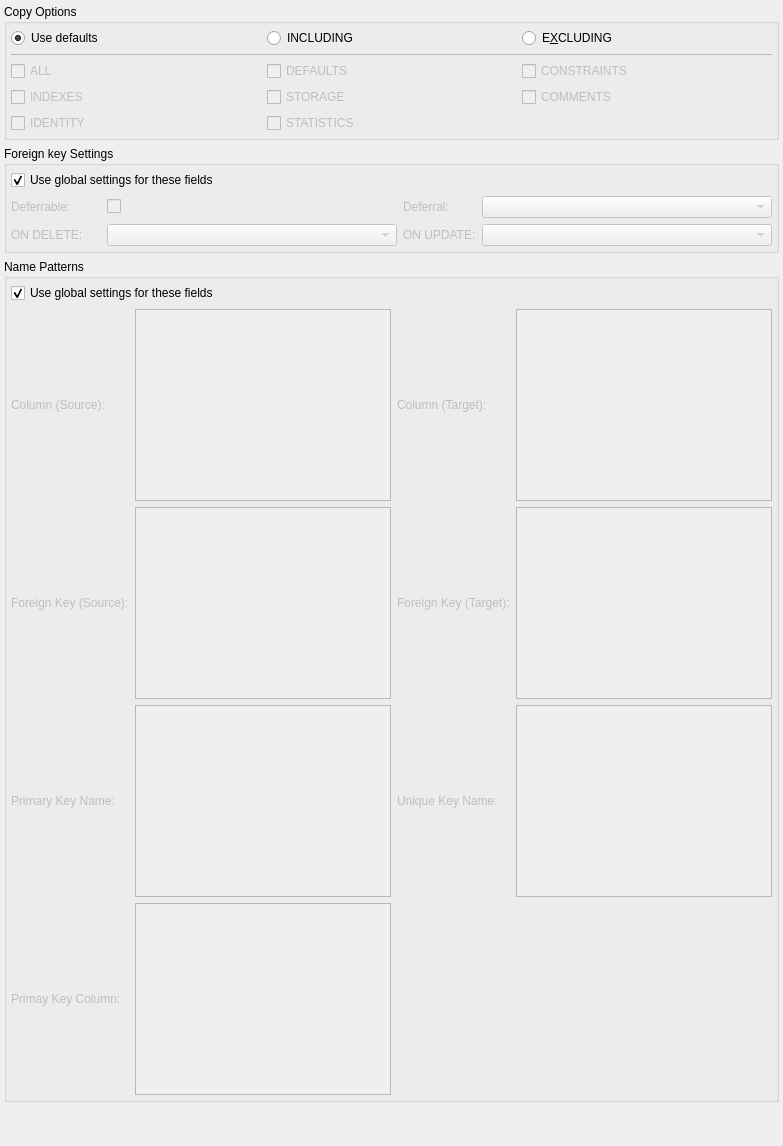
     <widget class="QWidget" name="tab_6">
      <attribute name="title">
       <string>Settings</string>
      </attribute>
      <layout class="QGridLayout" name="gridLayout_2">
       <property name="leftMargin">
        <number>4</number>
       </property>
       <property name="topMargin">
        <number>4</number>
       </property>
       <property name="rightMargin">
        <number>4</number>
       </property>
       <property name="bottomMargin">
        <number>4</number>
       </property>
       <item row="2" column="0">
        <widget class="QGroupBox" name="name_patterns_grp">
         <property name="sizePolicy">
          <sizepolicy hsizetype="Preferred" vsizetype="Expanding">
           <horstretch>0</horstretch>
           <verstretch>0</verstretch>
          </sizepolicy>
         </property>
         <property name="font">
          <font>
           <italic>false</italic>
          </font>
         </property>
         <property name="title">
          <string>Name Patterns</string>
         </property>
         <property name="checkable">
          <bool>false</bool>
         </property>
         <layout class="QVBoxLayout" name="verticalLayout">
          <property name="leftMargin">
           <number>4</number>
          </property>
          <property name="topMargin">
           <number>4</number>
          </property>
          <property name="rightMargin">
           <number>4</number>
          </property>
          <property name="bottomMargin">
           <number>4</number>
          </property>
          <item>
           <widget class="QCheckBox" name="patterns_gconf_chk">
            <property name="toolTip">
             <string>Use the values defined on settings dialogs for the fields below</string>
            </property>
            <property name="text">
             <string>Use global settings for these fields</string>
            </property>
            <property name="checked">
             <bool>true</bool>
            </property>
           </widget>
          </item>
          <item>
           <widget class="QWidget" name="patterns_wgt" native="true">
            <property name="enabled">
             <bool>false</bool>
            </property>
            <layout class="QGridLayout" name="gridLayout_6">
             <property name="leftMargin">
              <number>0</number>
             </property>
             <property name="topMargin">
              <number>0</number>
             </property>
             <property name="rightMargin">
              <number>0</number>
             </property>
             <property name="bottomMargin">
              <number>0</number>
             </property>
             <item row="0" column="0">
              <widget class="QLabel" name="src_col_pattern_lbl">
               <property name="toolTip">
                <string>Pattern for columns generated based upon reference table's pk (1-1 and 1-n) or based upon source table's pk (n-n).</string>
               </property>
               <property name="text">
                <string>Column (Source):</string>
               </property>
              </widget>
             </item>
             <item row="0" column="2">
              <widget class="QLabel" name="dst_col_pattern_lbl">
               <property name="toolTip">
                <string>Pattern for columns generated based upon target table's pk (n-n).</string>
               </property>
               <property name="text">
                <string>Column (Target):</string>
               </property>
              </widget>
             </item>
             <item row="1" column="0">
              <widget class="QLabel" name="src_fk_pattern_lbl">
               <property name="toolTip">
                <string>Pattern for foreign key generated based upon reference table's pk (1-1 and 1-n) or based upon source table's pk (n-n).</string>
               </property>
               <property name="text">
                <string>Foreign Key (Source):</string>
               </property>
              </widget>
             </item>
             <item row="1" column="2">
              <widget class="QLabel" name="dst_fk_pattern_lbl">
               <property name="toolTip">
                <string>Pattern for foreign key generated based upon target table's pk (n-n).</string>
               </property>
               <property name="text">
                <string>Foreign Key (Target):</string>
               </property>
              </widget>
             </item>
             <item row="2" column="0">
              <widget class="QLabel" name="pk_pattern_lbl">
               <property name="toolTip">
                <string>Pattern for primary key generated by identifier relationship.</string>
               </property>
               <property name="text">
                <string>Primary Key Name:</string>
               </property>
              </widget>
             </item>
             <item row="2" column="2">
              <widget class="QLabel" name="uq_pattern_lbl">
               <property name="toolTip">
                <string>Pattern for unique key generated by the relationship.</string>
               </property>
               <property name="text">
                <string>Unique Key Name:</string>
               </property>
              </widget>
             </item>
             <item row="3" column="0">
              <widget class="QLabel" name="pk_col_pattern_lbl">
               <property name="toolTip">
                <string>Pattern for primary key generated by identifier relationship.</string>
               </property>
               <property name="text">
                <string>Primay Key Column:</string>
               </property>
              </widget>
             </item>
             <item row="0" column="1">
              <widget class="QPlainTextEdit" name="src_col_pattern_txt">
               <property name="sizePolicy">
                <sizepolicy hsizetype="Expanding" vsizetype="Fixed">
                 <horstretch>0</horstretch>
                 <verstretch>0</verstretch>
                </sizepolicy>
               </property>
               <property name="minimumSize">
                <size>
                 <width>0</width>
                 <height>0</height>
                </size>
               </property>
               <property name="maximumSize">
                <size>
                 <width>16777215</width>
                 <height>16777215</height>
                </size>
               </property>
               <property name="verticalScrollBarPolicy">
                <enum>Qt::ScrollBarAlwaysOff</enum>
               </property>
               <property name="horizontalScrollBarPolicy">
                <enum>Qt::ScrollBarAlwaysOff</enum>
               </property>
              </widget>
             </item>
             <item row="1" column="1">
              <widget class="QPlainTextEdit" name="src_fk_pattern_txt">
               <property name="sizePolicy">
                <sizepolicy hsizetype="Expanding" vsizetype="Fixed">
                 <horstretch>0</horstretch>
                 <verstretch>0</verstretch>
                </sizepolicy>
               </property>
               <property name="minimumSize">
                <size>
                 <width>0</width>
                 <height>0</height>
                </size>
               </property>
               <property name="maximumSize">
                <size>
                 <width>16777215</width>
                 <height>16777215</height>
                </size>
               </property>
               <property name="verticalScrollBarPolicy">
                <enum>Qt::ScrollBarAlwaysOff</enum>
               </property>
               <property name="horizontalScrollBarPolicy">
                <enum>Qt::ScrollBarAlwaysOff</enum>
               </property>
              </widget>
             </item>
             <item row="2" column="1">
              <widget class="QPlainTextEdit" name="pk_pattern_txt">
               <property name="sizePolicy">
                <sizepolicy hsizetype="Expanding" vsizetype="Fixed">
                 <horstretch>0</horstretch>
                 <verstretch>0</verstretch>
                </sizepolicy>
               </property>
               <property name="minimumSize">
                <size>
                 <width>0</width>
                 <height>0</height>
                </size>
               </property>
               <property name="maximumSize">
                <size>
                 <width>16777215</width>
                 <height>16777215</height>
                </size>
               </property>
               <property name="verticalScrollBarPolicy">
                <enum>Qt::ScrollBarAlwaysOff</enum>
               </property>
               <property name="horizontalScrollBarPolicy">
                <enum>Qt::ScrollBarAlwaysOff</enum>
               </property>
              </widget>
             </item>
             <item row="3" column="1">
              <widget class="QPlainTextEdit" name="pk_col_pattern_txt">
               <property name="sizePolicy">
                <sizepolicy hsizetype="Expanding" vsizetype="Fixed">
                 <horstretch>0</horstretch>
                 <verstretch>0</verstretch>
                </sizepolicy>
               </property>
               <property name="minimumSize">
                <size>
                 <width>0</width>
                 <height>0</height>
                </size>
               </property>
               <property name="maximumSize">
                <size>
                 <width>16777215</width>
                 <height>16777215</height>
                </size>
               </property>
               <property name="verticalScrollBarPolicy">
                <enum>Qt::ScrollBarAlwaysOff</enum>
               </property>
               <property name="horizontalScrollBarPolicy">
                <enum>Qt::ScrollBarAlwaysOff</enum>
               </property>
              </widget>
             </item>
             <item row="0" column="3">
              <widget class="QPlainTextEdit" name="dst_col_pattern_txt">
               <property name="sizePolicy">
                <sizepolicy hsizetype="Expanding" vsizetype="Fixed">
                 <horstretch>0</horstretch>
                 <verstretch>0</verstretch>
                </sizepolicy>
               </property>
               <property name="minimumSize">
                <size>
                 <width>0</width>
                 <height>0</height>
                </size>
               </property>
               <property name="maximumSize">
                <size>
                 <width>16777215</width>
                 <height>16777215</height>
                </size>
               </property>
               <property name="verticalScrollBarPolicy">
                <enum>Qt::ScrollBarAlwaysOff</enum>
               </property>
               <property name="horizontalScrollBarPolicy">
                <enum>Qt::ScrollBarAlwaysOff</enum>
               </property>
              </widget>
             </item>
             <item row="1" column="3">
              <widget class="QPlainTextEdit" name="dst_fk_pattern_txt">
               <property name="sizePolicy">
                <sizepolicy hsizetype="Expanding" vsizetype="Fixed">
                 <horstretch>0</horstretch>
                 <verstretch>0</verstretch>
                </sizepolicy>
               </property>
               <property name="minimumSize">
                <size>
                 <width>0</width>
                 <height>0</height>
                </size>
               </property>
               <property name="maximumSize">
                <size>
                 <width>16777215</width>
                 <height>16777215</height>
                </size>
               </property>
               <property name="verticalScrollBarPolicy">
                <enum>Qt::ScrollBarAlwaysOff</enum>
               </property>
               <property name="horizontalScrollBarPolicy">
                <enum>Qt::ScrollBarAlwaysOff</enum>
               </property>
              </widget>
             </item>
             <item row="2" column="3">
              <widget class="QPlainTextEdit" name="uq_pattern_txt">
               <property name="sizePolicy">
                <sizepolicy hsizetype="Expanding" vsizetype="Fixed">
                 <horstretch>0</horstretch>
                 <verstretch>0</verstretch>
                </sizepolicy>
               </property>
               <property name="minimumSize">
                <size>
                 <width>0</width>
                 <height>0</height>
                </size>
               </property>
               <property name="maximumSize">
                <size>
                 <width>16777215</width>
                 <height>16777215</height>
                </size>
               </property>
               <property name="verticalScrollBarPolicy">
                <enum>Qt::ScrollBarAlwaysOff</enum>
               </property>
               <property name="horizontalScrollBarPolicy">
                <enum>Qt::ScrollBarAlwaysOff</enum>
               </property>
              </widget>
             </item>
            </layout>
           </widget>
          </item>
         </layout>
        </widget>
       </item>
       <item row="1" column="0">
        <widget class="QGroupBox" name="foreign_key_gb">
         <property name="sizePolicy">
          <sizepolicy hsizetype="Expanding" vsizetype="Fixed">
           <horstretch>0</horstretch>
           <verstretch>0</verstretch>
          </sizepolicy>
         </property>
         <property name="title">
          <string>Foreign key Settings</string>
         </property>
         <property name="checkable">
          <bool>false</bool>
         </property>
         <property name="checked">
          <bool>false</bool>
         </property>
         <layout class="QVBoxLayout" name="verticalLayout_2">
          <property name="spacing">
           <number>6</number>
          </property>
          <property name="leftMargin">
           <number>4</number>
          </property>
          <property name="topMargin">
           <number>4</number>
          </property>
          <property name="rightMargin">
           <number>4</number>
          </property>
          <property name="bottomMargin">
           <number>4</number>
          </property>
          <item>
           <widget class="QCheckBox" name="fk_gconf_chk">
            <property name="enabled">
             <bool>true</bool>
            </property>
            <property name="toolTip">
             <string>Use the values defined on settings dialogs for the fields below</string>
            </property>
            <property name="text">
             <string>Use global settings for these fields</string>
            </property>
            <property name="checked">
             <bool>true</bool>
            </property>
           </widget>
          </item>
          <item>
           <widget class="QWidget" name="fk_wgt" native="true">
            <property name="enabled">
             <bool>false</bool>
            </property>
            <property name="minimumSize">
             <size>
              <width>0</width>
              <height>20</height>
             </size>
            </property>
            <layout class="QGridLayout" name="gridLayout_5">
             <property name="leftMargin">
              <number>0</number>
             </property>
             <property name="topMargin">
              <number>0</number>
             </property>
             <property name="rightMargin">
              <number>0</number>
             </property>
             <property name="bottomMargin">
              <number>0</number>
             </property>
             <property name="horizontalSpacing">
              <number>6</number>
             </property>
             <item row="0" column="0">
              <widget class="QLabel" name="deferrable_lbl">
               <property name="sizePolicy">
                <sizepolicy hsizetype="Preferred" vsizetype="Fixed">
                 <horstretch>0</horstretch>
                 <verstretch>0</verstretch>
                </sizepolicy>
               </property>
               <property name="minimumSize">
                <size>
                 <width>90</width>
                 <height>0</height>
                </size>
               </property>
               <property name="maximumSize">
                <size>
                 <width>90</width>
                 <height>16777215</height>
                </size>
               </property>
               <property name="text">
                <string>Deferrable:</string>
               </property>
              </widget>
             </item>
             <item row="0" column="1">
              <widget class="QCheckBox" name="deferrable_chk">
               <property name="sizePolicy">
                <sizepolicy hsizetype="Expanding" vsizetype="Fixed">
                 <horstretch>0</horstretch>
                 <verstretch>0</verstretch>
                </sizepolicy>
               </property>
               <property name="minimumSize">
                <size>
                 <width>0</width>
                 <height>0</height>
                </size>
               </property>
               <property name="maximumSize">
                <size>
                 <width>16777215</width>
                 <height>16777215</height>
                </size>
               </property>
               <property name="text">
                <string/>
               </property>
              </widget>
             </item>
             <item row="0" column="2">
              <widget class="QLabel" name="deferral_lbl">
               <property name="enabled">
                <bool>false</bool>
               </property>
               <property name="sizePolicy">
                <sizepolicy hsizetype="Preferred" vsizetype="Fixed">
                 <horstretch>0</horstretch>
                 <verstretch>0</verstretch>
                </sizepolicy>
               </property>
               <property name="minimumSize">
                <size>
                 <width>0</width>
                 <height>0</height>
                </size>
               </property>
               <property name="maximumSize">
                <size>
                 <width>16777215</width>
                 <height>16777215</height>
                </size>
               </property>
               <property name="text">
                <string>Deferral:</string>
               </property>
              </widget>
             </item>
             <item row="0" column="3">
              <widget class="QComboBox" name="deferral_cmb">
               <property name="enabled">
                <bool>false</bool>
               </property>
               <property name="sizePolicy">
                <sizepolicy hsizetype="Expanding" vsizetype="Fixed">
                 <horstretch>0</horstretch>
                 <verstretch>0</verstretch>
                </sizepolicy>
               </property>
               <property name="minimumSize">
                <size>
                 <width>0</width>
                 <height>0</height>
                </size>
               </property>
               <property name="maximumSize">
                <size>
                 <width>16777215</width>
                 <height>16777215</height>
                </size>
               </property>
               <property name="sizeAdjustPolicy">
                <enum>QComboBox::AdjustToContents</enum>
               </property>
              </widget>
             </item>
             <item row="1" column="0">
              <widget class="QLabel" name="on_delete_lbl">
               <property name="text">
                <string>ON DELETE:</string>
               </property>
              </widget>
             </item>
             <item row="1" column="1">
              <widget class="QComboBox" name="del_action_cmb"/>
             </item>
             <item row="1" column="2">
              <widget class="QLabel" name="on_update_lbl">
               <property name="text">
                <string>ON UPDATE:</string>
               </property>
              </widget>
             </item>
             <item row="1" column="3">
              <widget class="QComboBox" name="upd_action_cmb"/>
             </item>
            </layout>
           </widget>
          </item>
         </layout>
        </widget>
       </item>
       <item row="0" column="0">
        <widget class="QGroupBox" name="copy_options_grp">
         <property name="sizePolicy">
          <sizepolicy hsizetype="Preferred" vsizetype="Fixed">
           <horstretch>0</horstretch>
           <verstretch>0</verstretch>
          </sizepolicy>
         </property>
         <property name="title">
          <string>Copy Options</string>
         </property>
         <layout class="QGridLayout" name="gridLayout_4">
          <property name="leftMargin">
           <number>4</number>
          </property>
          <property name="topMargin">
           <number>4</number>
          </property>
          <property name="rightMargin">
           <number>4</number>
          </property>
          <property name="bottomMargin">
           <number>4</number>
          </property>
          <item row="3" column="0">
           <widget class="QCheckBox" name="indexes_chk">
            <property name="enabled">
             <bool>false</bool>
            </property>
            <property name="text">
             <string>INDEXES</string>
            </property>
           </widget>
          </item>
          <item row="3" column="2">
           <widget class="QCheckBox" name="comments_chk">
            <property name="enabled">
             <bool>false</bool>
            </property>
            <property name="text">
             <string>COMMENTS</string>
            </property>
           </widget>
          </item>
          <item row="0" column="1">
           <widget class="QRadioButton" name="including_rb">
            <property name="text">
             <string>INCLUDING</string>
            </property>
           </widget>
          </item>
          <item row="2" column="1">
           <widget class="QCheckBox" name="defaults_chk">
            <property name="enabled">
             <bool>false</bool>
            </property>
            <property name="text">
             <string>DEFAULTS</string>
            </property>
           </widget>
          </item>
          <item row="0" column="2">
           <widget class="QRadioButton" name="excluding_rb">
            <property name="sizePolicy">
             <sizepolicy hsizetype="Minimum" vsizetype="Fixed">
              <horstretch>0</horstretch>
              <verstretch>0</verstretch>
             </sizepolicy>
            </property>
            <property name="text">
             <string>E&amp;XCLUDING</string>
            </property>
           </widget>
          </item>
          <item row="2" column="2">
           <widget class="QCheckBox" name="constraints_chk">
            <property name="enabled">
             <bool>false</bool>
            </property>
            <property name="text">
             <string>CONSTRAINTS</string>
            </property>
           </widget>
          </item>
          <item row="0" column="0">
           <widget class="QRadioButton" name="defaults_rb">
            <property name="sizePolicy">
             <sizepolicy hsizetype="Minimum" vsizetype="Fixed">
              <horstretch>0</horstretch>
              <verstretch>0</verstretch>
             </sizepolicy>
            </property>
            <property name="text">
             <string>Use defaults</string>
            </property>
            <property name="checked">
             <bool>true</bool>
            </property>
           </widget>
          </item>
          <item row="2" column="0">
           <widget class="QCheckBox" name="all_chk">
            <property name="enabled">
             <bool>false</bool>
            </property>
            <property name="text">
             <string>ALL</string>
            </property>
           </widget>
          </item>
          <item row="3" column="1">
           <widget class="QCheckBox" name="storage_chk">
            <property name="enabled">
             <bool>false</bool>
            </property>
            <property name="text">
             <string>STORAGE</string>
            </property>
           </widget>
          </item>
          <item row="1" column="0" colspan="3">
           <widget class="QFrame" name="frame">
            <property name="minimumSize">
             <size>
              <width>0</width>
              <height>1</height>
             </size>
            </property>
            <property name="maximumSize">
             <size>
              <width>16777215</width>
              <height>1</height>
             </size>
            </property>
            <property name="frameShape">
             <enum>QFrame::StyledPanel</enum>
            </property>
            <property name="frameShadow">
             <enum>QFrame::Sunken</enum>
            </property>
           </widget>
          </item>
          <item row="4" column="1">
           <widget class="QCheckBox" name="statistics_chk">
            <property name="enabled">
             <bool>false</bool>
            </property>
            <property name="text">
             <string>STATISTICS</string>
            </property>
           </widget>
          </item>
          <item row="4" column="0">
           <widget class="QCheckBox" name="identity_chk">
            <property name="enabled">
             <bool>false</bool>
            </property>
            <property name="text">
             <string>IDENTITY</string>
            </property>
           </widget>
          </item>
         </layout>
        </widget>
       </item>
       <item row="3" column="0">
        <spacer name="verticalSpacer_2">
         <property name="orientation">
          <enum>Qt::Vertical</enum>
         </property>
         <property name="sizeHint" stdset="0">
          <size>
           <width>20</width>
           <height>40</height>
          </size>
         </property>
        </spacer>
       </item>
      </layout>
     </widget>
